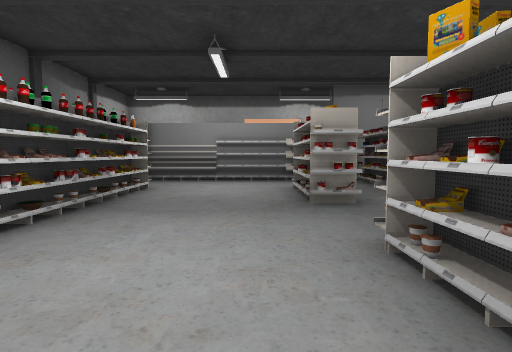
view 1 (above)

16 first-person views from a walk through a Unity game level. The camera is 1.3 m above the floor, tilts 4° down and sees 80° across. The floor is counted in squares, 2 m on a side. Each view is taken from the middle of a square. On the plan, view 1 faces up. The plan holds only what a view shows up to about 10 squares ahead; the rest is blank. The place goes on beyond the plan. Some surface patterns are stand-ins.

view 2
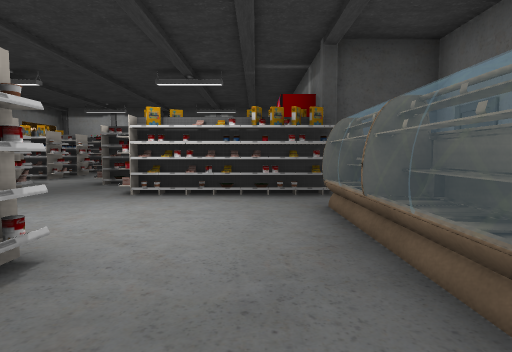

view 3
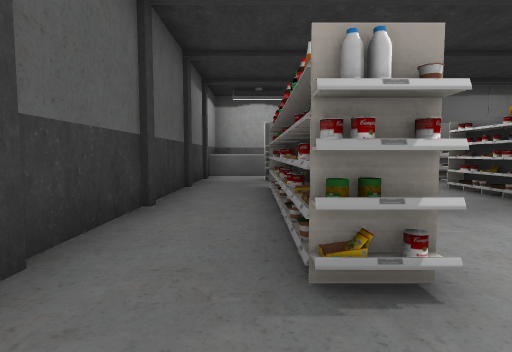

view 4
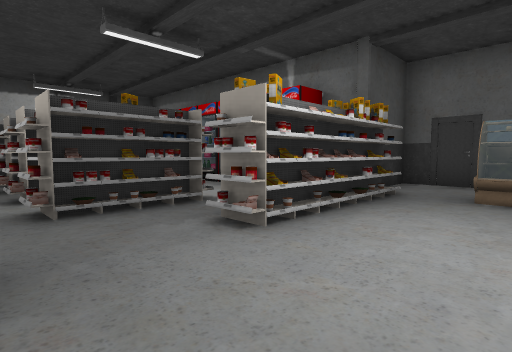

view 5
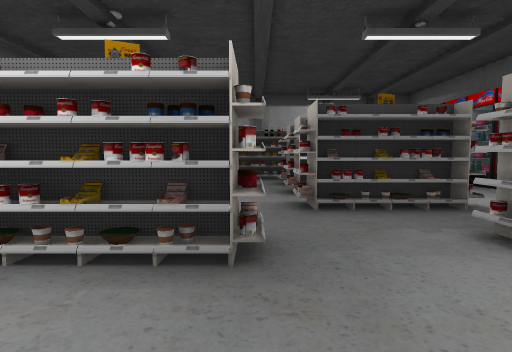

view 6
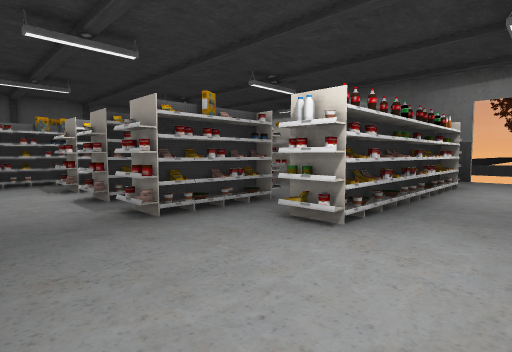

view 7
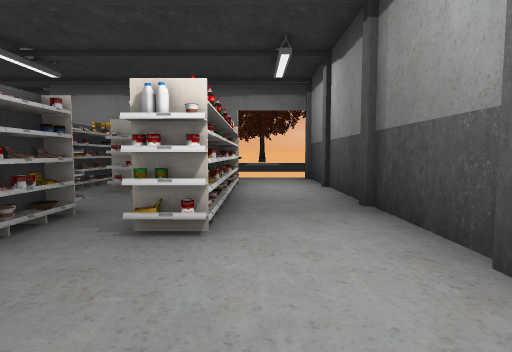

view 8
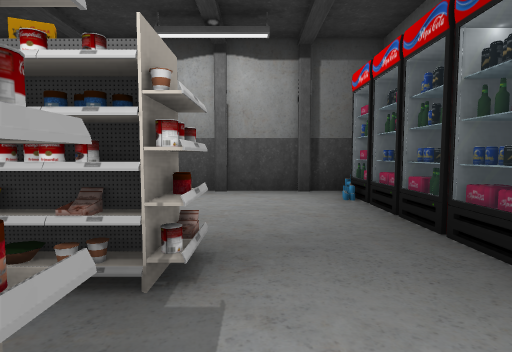

view 9
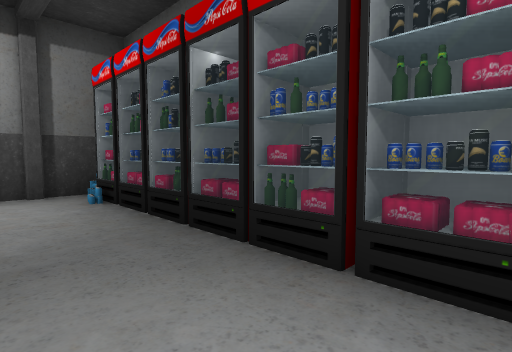

view 10
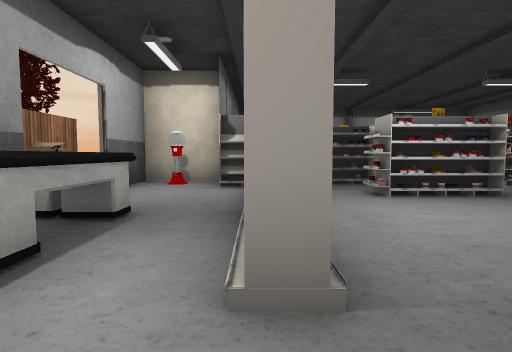

view 11
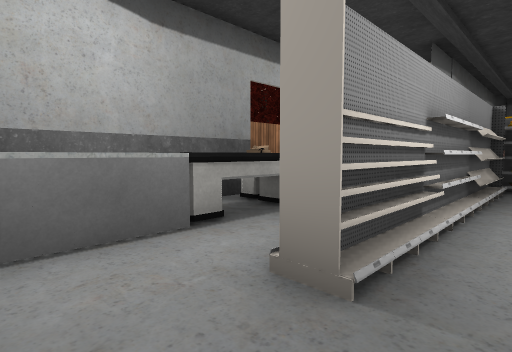

view 12
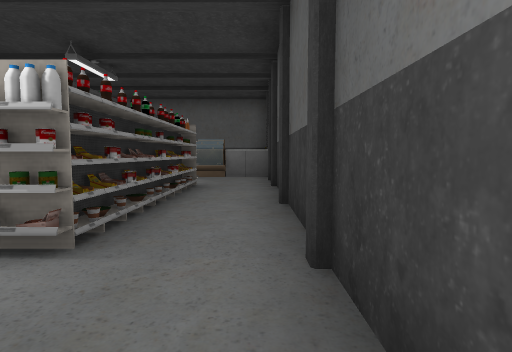

view 13
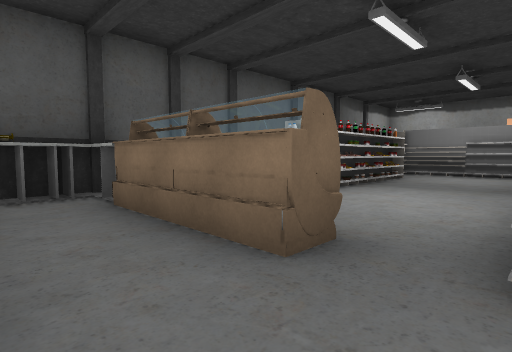

view 14
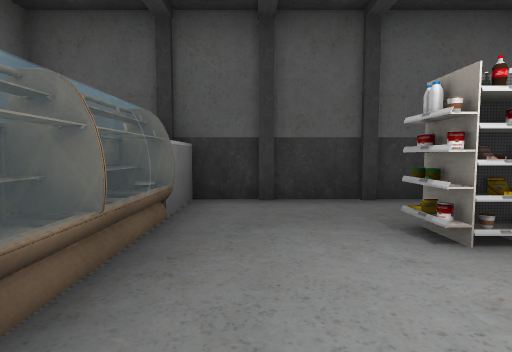

view 15
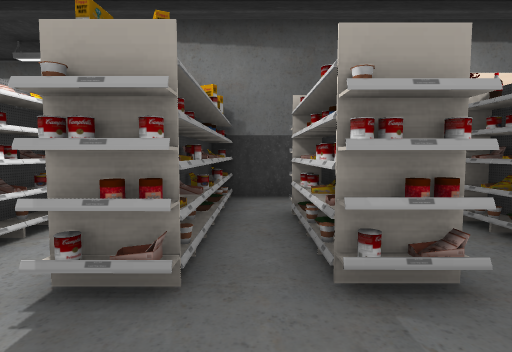

view 16
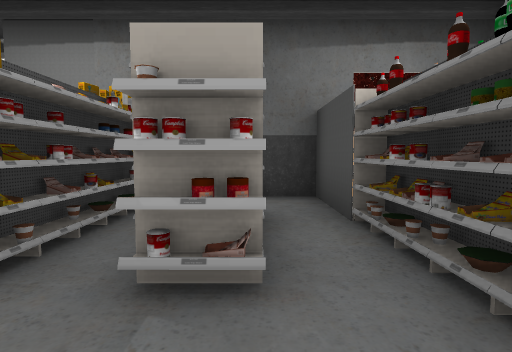

### Floor plan
Points are (right, up) in squares from view 1. A wall is a line through its corners. A room is listed if a view was taken in it or the views show most of it. See-through windows are left out.
Room 1 (views 1, 2, 3, 4, 5, 6, 7, 8, 9, 11, 13, 14, 15, 16)
walls: (-2, 3.8) (-2.2, 3.4); (-2, 4.2) (-2.2, 2.7); (-2.1, 1.5) (-2.7, 1.5); (-2.4, 2.1) (-2.4, 1.5) (-2.4, 5.5); (-2.2, 1.4) (-2.2, 1.4) (-2.6, 1.2) (-2.9, 2); (-2.2, 1.3) (-2.7, 1.3); (-2.6, 2.2) (-2.9, 2.8); (2.4, 7.7) (0.6, 7.7); (-2.3, 5) (-2.3, 4.5); (-2.8, 3.8) (-2.6, 5.9) (-2.1, 5.9) (-2.1, 1.6); (2.5, 7.9) (-2.8, 7.9); (-2, 5.9) (-2.7, 5.9); (7, 3.1) (7, 8.8); (-2.4, 5.6) (-2.4, 6.1); (-2.8, 1.1) (-2.8, 5.9); (7.3, 3.1) (7.3, 4.5); (-2.4, 6) (-2.4, 2.8); (7, 5.2) (6.9, 6.3); (-1, 7.7) (-2.8, 7.7); (7.6, 2.6) (6.9, 2.6); (7.6, 2.5) (7.1, 2.3); (7.6, 2.4) (6.9, 2.4); (7.1, 5.8) (6.9, 6.3); (7.4, 6.1) (7.3, 5.5) (7.3, 7) (7.3, 3); (0.1, -3.2) (1.5, -3.2) (1.5, -1.9); (-3, -1.4) (-4, -1.4) (-4, -2.6); (7.6, 7.3) (7.6, 2.3) (7, 2.5); (-4.5, -0.9) (-3, -0.9); (-3.9, -1.8) (-4.5, -1.8); (-3.9, -2) (-4.5, -2); (-4.4, 7.5) (-4.4, -2.6); (7.5, 8.7) (2.9, 8.7); (-3.9, -2.4) (-4.5, -2.4); (9.5, -0.8) (9.5, 8.4)
low walls: (-2, 3.4) (-2.2, 3); (-1.6, 8.2) (-2.5, 8.2)
ways out: opening at (-3.5, 8) to room 2
objects: other object (-2, -1) to (-1, -1); other object (1, -1) to (1, 2); other object (1, 4) to (1, 6); other object (2, -1); other object (3, -1); other object (3, 2) to (3, 3); other object (3, 6) to (3, 8); other object (4, -1); other object (4, 2) to (4, 3); other object (4, 6) to (4, 8); other object (5, -1); other object (6, -1); other object (6, 2) to (6, 3); other object (6, 6) to (6, 7); other object (7, -1); other object (8, -1)
Room 2 (views 10, 12)
walls: (-0.4, 10.7) (-3.8, 10.7); (2.1, 8.1) (2.1, 8.8); (2.3, 8.3) (2.3, 8.8); (-2.5, 9.3) (-4.5, 9.3); (1.5, 11.1) (0, 11.1); (-2.8, 7.7) (-2.8, 8.1); (3.5, 8.9) (3.5, 10.7) (1.5, 10.7); (-4.4, 10) (-4.4, 7.5)
ways out: opening at (-3.5, 8) to room 1
objects: other object (-2, 10) to (-1, 10); other object (3, 10)

Where each view was taken, in squares from view 1:
view 1: 0 up, 0 right, facing up
view 2: 0 up, 4 left, facing right
view 3: 0 up, 3 left, facing up
view 4: 4 up, 1 left, facing down-right
view 5: 4 up, 1 left, facing right
view 6: 0 up, 9 right, facing up-left
view 7: 0 up, 8 right, facing up
view 8: 1 up, 4 right, facing right
view 9: 1 up, 4 right, facing down-right
view 10: 8 up, 4 left, facing right
view 11: 7 up, 4 left, facing up-right
view 12: 8 up, 4 left, facing down
view 13: 3 down, 1 right, facing up-left
view 14: 0 up, 0 right, facing left
view 15: 4 up, 5 right, facing up
view 16: 4 up, 6 right, facing up
